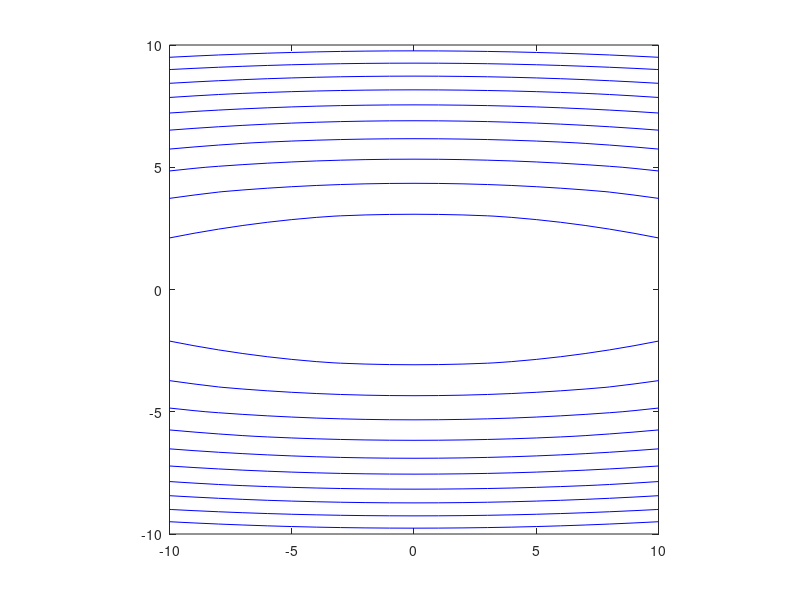

Recreate this plot in MATLAB. (Note: this script raises an error after producing the figure.)
eta= 0.03: 0.01: 1;
a=20;
aux_steps=100;
i=1;

while eta(i)~=1

    x2a = (-10:10);

    for x1a=-10:10
       z(x1a+11,:) = (x1a^2 + a * x2a.^2) / 2;
    end

    z = z';

    v=10:40:max(max(z));

    figure(1), clf
    contour(z,10,'b'), axis square
    set(gca,'XTick',[1 6 11 16 21])
    set(gca,'XTickLabel',[-10 -5 0 5 10])
    set(gca,'YTick',[1 6 11 16 21])
    set(gca,'YTickLabel',[-10 -5 0 5 10])

    hold on

    x1 = x1i;
    x2 = x2i;
    f = (a*x1^2 + x2^2) / 2;
    fold = f;

    dx1 = 0;
    dx2 = 0;

    iter = 0;

    plot(x1+11,x2+11,'r.')
    x1old = x1;
    x2old = x2;
    while f > threshold | fold > threshold | isnan(f)
       iter = iter + 1;
       if iter > maxiter, break, end
       dx1 = alfa * dx1 + (1 - alfa) * x1;
       dx2 = alfa * dx2 + (1 - alfa) * a * x2;
       x1 = x1 - eta(i) * dx1;
       x2 = x2 - eta(i) * dx2;
       fold = f;
       f = (a*x1^2 + x2^2) / 2;
      % plot([x1old x1] + 11, [x2old x2] + 11, 'r.-')
       x1old = x1;
       x2old = x2;
       if anim, pause(.01), end
    end

    if iter <= maxiter
      % fprintf('Converged in %d steps, f = %f\n', iter, f)
    else
       %fprintf('Did not converge in %d steps, f = %g\n', maxiter, f)
    end
    
    if iter > maxiter
        if aux_steps>iter
           aux_steps=iter;
           aux_eta=eta(i);
           fprintf('Converged in %d steps, eta = %f\n', aux_steps, eta(i))
        end
    end
    
    i=i+1;
end
